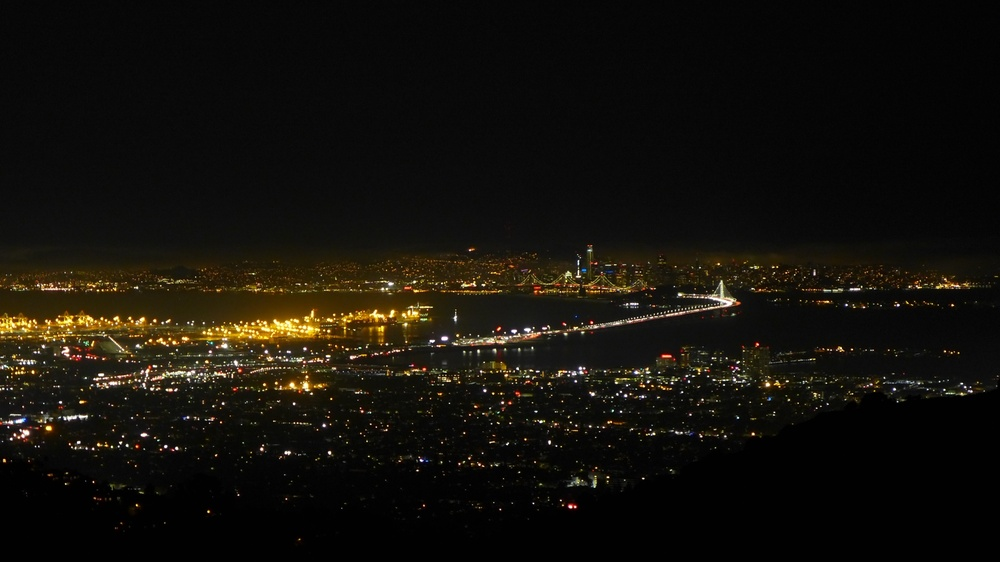
#> input picture hw1_2023f2/grizzlypeak.jpg, 1000 x 562 px, shrunk from 1984 x 1116 before the run
$ python hw484_q1_color.py
#> lines starting #> are read from the running program, lines starting #| are printed output that depends on the picture; after the words box and inside, x2 and y2 are one past the last pixel; in counts of white or black regions, pixels touching at a corner belong together
import cv2
import time
import numpy as np

A = cv2.imread('grizzlypeak.jpg')
#> A is the input picture: shape (562, 1000, 3); mean B, G, R 11, 16.8, 19.6
hsv_A = cv2.cvtColor(A, cv2.COLOR_BGR2HSV) #change bgr to hsv
#> hsv_A: shape (562, 1000, 3); mean H, S, V 12.3, 52.3, 19.8

start = time.time()
B = hsv_A[:,:,2] <= 10
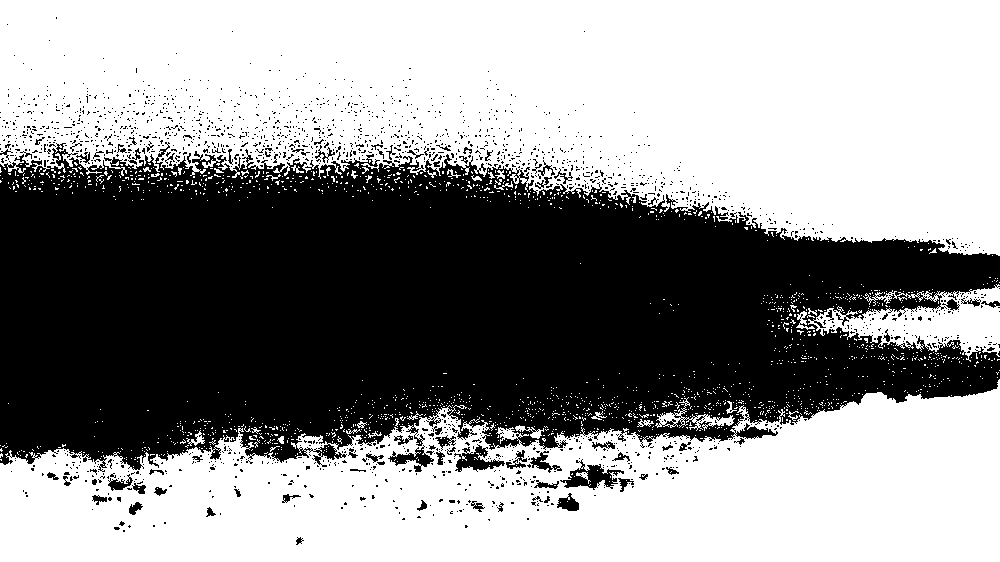
#> B: shape (562, 1000) bool; 57.3% white; 1818 black regions (1736 under 20 px), largest, box (x1, y1, x2, y2) and area: (0, 142, 1000, 472) 228367, (560, 459, 624, 490) 787, (454, 444, 505, 472) 605
hsv_A[B] = 0
#> hsv_A: shape (562, 1000, 3); mean H, S, V 9.7, 44.9, 16.7
A = cv2.cvtColor(hsv_A, cv2.COLOR_HSV2BGR)
end = time.time()
print(f"{end-start:.5f} sec")
